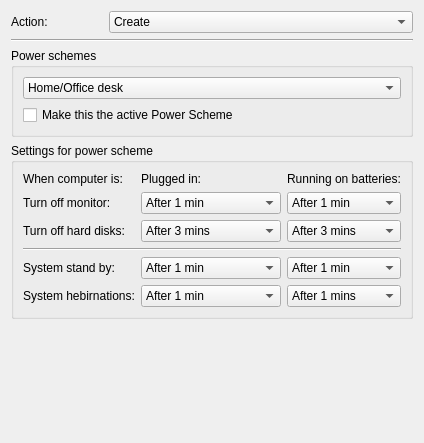
<?xml version="1.0" encoding="UTF-8"?>
<ui version="4.0">
 <class>PowerSchemeWidget</class>
 <widget class="QWidget" name="PowerSchemeWidget">
  <property name="geometry">
   <rect>
    <x>0</x>
    <y>0</y>
    <width>424</width>
    <height>443</height>
   </rect>
  </property>
  <property name="windowTitle">
   <string>Form</string>
  </property>
  <layout class="QGridLayout" name="gridLayout_3">
   <item row="3" column="0">
    <widget class="QGroupBox" name="settingGroupBox">
     <property name="title">
      <string>Settings for power scheme</string>
     </property>
     <layout class="QGridLayout" name="gridLayout">
      <item row="0" column="0">
       <widget class="QLabel" name="computerLabel">
        <property name="text">
         <string>When computer is:</string>
        </property>
       </widget>
      </item>
      <item row="0" column="1">
       <widget class="QLabel" name="dcPowerLabel">
        <property name="text">
         <string>Plugged in:</string>
        </property>
       </widget>
      </item>
      <item row="1" column="0">
       <widget class="QLabel" name="monitorLabel">
        <property name="text">
         <string>Turn off monitor:</string>
        </property>
        <property name="buddy">
         <cstring>monitorDcComboBox</cstring>
        </property>
       </widget>
      </item>
      <item row="1" column="1" colspan="2">
       <widget class="QComboBox" name="monitorDcComboBox">
        <item>
         <property name="text">
          <string>After 1 min</string>
         </property>
        </item>
        <item>
         <property name="text">
          <string>After 3 mins</string>
         </property>
        </item>
        <item>
         <property name="text">
          <string>After 5 mins</string>
         </property>
        </item>
        <item>
         <property name="text">
          <string>After 10 mins</string>
         </property>
        </item>
        <item>
         <property name="text">
          <string>After 15 mins</string>
         </property>
        </item>
        <item>
         <property name="text">
          <string>After 20 mins</string>
         </property>
        </item>
        <item>
         <property name="text">
          <string>After 25 mins</string>
         </property>
        </item>
        <item>
         <property name="text">
          <string>After 30 mins</string>
         </property>
        </item>
        <item>
         <property name="text">
          <string>After 45 mins</string>
         </property>
        </item>
        <item>
         <property name="text">
          <string>After 1 hour</string>
         </property>
        </item>
        <item>
         <property name="text">
          <string>After 2 hours</string>
         </property>
        </item>
        <item>
         <property name="text">
          <string>After 3 hours</string>
         </property>
        </item>
        <item>
         <property name="text">
          <string>After 4 hours</string>
         </property>
        </item>
        <item>
         <property name="text">
          <string>After 5 hours</string>
         </property>
        </item>
        <item>
         <property name="text">
          <string>Never</string>
         </property>
        </item>
       </widget>
      </item>
      <item row="1" column="3">
       <widget class="QComboBox" name="monitorAcComboBox">
        <item>
         <property name="text">
          <string>After 1 min</string>
         </property>
        </item>
        <item>
         <property name="text">
          <string>After 3 mins</string>
         </property>
        </item>
        <item>
         <property name="text">
          <string>After 5 mins</string>
         </property>
        </item>
        <item>
         <property name="text">
          <string>After 10 mins</string>
         </property>
        </item>
        <item>
         <property name="text">
          <string>After 15 mins</string>
         </property>
        </item>
        <item>
         <property name="text">
          <string>After 20 mins</string>
         </property>
        </item>
        <item>
         <property name="text">
          <string>After 25 mins</string>
         </property>
        </item>
        <item>
         <property name="text">
          <string>After 30 mins</string>
         </property>
        </item>
        <item>
         <property name="text">
          <string>After 45 mins</string>
         </property>
        </item>
        <item>
         <property name="text">
          <string>After 1 hour</string>
         </property>
        </item>
        <item>
         <property name="text">
          <string>After 2 hours</string>
         </property>
        </item>
        <item>
         <property name="text">
          <string>After 3 hours</string>
         </property>
        </item>
        <item>
         <property name="text">
          <string>After 4 hours</string>
         </property>
        </item>
        <item>
         <property name="text">
          <string>After 5 hours</string>
         </property>
        </item>
        <item>
         <property name="text">
          <string>Never</string>
         </property>
        </item>
       </widget>
      </item>
      <item row="2" column="0">
       <widget class="QLabel" name="hardDiskLabel">
        <property name="text">
         <string>Turn off hard disks:</string>
        </property>
        <property name="buddy">
         <cstring>hardDiskDcComboBox</cstring>
        </property>
       </widget>
      </item>
      <item row="2" column="1" colspan="2">
       <widget class="QComboBox" name="hardDiskDcComboBox">
        <item>
         <property name="text">
          <string>After 3 mins</string>
         </property>
        </item>
        <item>
         <property name="text">
          <string>After 5 mins</string>
         </property>
        </item>
        <item>
         <property name="text">
          <string>After 10 mins</string>
         </property>
        </item>
        <item>
         <property name="text">
          <string>After 15 mins</string>
         </property>
        </item>
        <item>
         <property name="text">
          <string>After 20 mins</string>
         </property>
        </item>
        <item>
         <property name="text">
          <string>After 25 mins</string>
         </property>
        </item>
        <item>
         <property name="text">
          <string>After 30 mins</string>
         </property>
        </item>
        <item>
         <property name="text">
          <string>After 45 mins</string>
         </property>
        </item>
        <item>
         <property name="text">
          <string>After 1 hour</string>
         </property>
        </item>
        <item>
         <property name="text">
          <string>After 2 hours</string>
         </property>
        </item>
        <item>
         <property name="text">
          <string>After 3 hours</string>
         </property>
        </item>
        <item>
         <property name="text">
          <string>After 4 hours</string>
         </property>
        </item>
        <item>
         <property name="text">
          <string>After 5 hours</string>
         </property>
        </item>
        <item>
         <property name="text">
          <string>Never</string>
         </property>
        </item>
       </widget>
      </item>
      <item row="2" column="3">
       <widget class="QComboBox" name="hardDiskAcComboBox">
        <item>
         <property name="text">
          <string>After 3 mins</string>
         </property>
        </item>
        <item>
         <property name="text">
          <string>After 5 mins</string>
         </property>
        </item>
        <item>
         <property name="text">
          <string>After 10 mins</string>
         </property>
        </item>
        <item>
         <property name="text">
          <string>After 15 mins</string>
         </property>
        </item>
        <item>
         <property name="text">
          <string>After 20 mins</string>
         </property>
        </item>
        <item>
         <property name="text">
          <string>After 25 mins</string>
         </property>
        </item>
        <item>
         <property name="text">
          <string>After 30 mins</string>
         </property>
        </item>
        <item>
         <property name="text">
          <string>After 45 mins</string>
         </property>
        </item>
        <item>
         <property name="text">
          <string>After 1 hours</string>
         </property>
        </item>
        <item>
         <property name="text">
          <string>After 2 hours</string>
         </property>
        </item>
        <item>
         <property name="text">
          <string>After 3 hours</string>
         </property>
        </item>
        <item>
         <property name="text">
          <string>After 4 hours</string>
         </property>
        </item>
        <item>
         <property name="text">
          <string>After 5 hours</string>
         </property>
        </item>
        <item>
         <property name="text">
          <string>Never</string>
         </property>
        </item>
       </widget>
      </item>
      <item row="3" column="0" colspan="4">
       <widget class="Line" name="schemeSettingsLine">
        <property name="orientation">
         <enum>Qt::Horizontal</enum>
        </property>
       </widget>
      </item>
      <item row="4" column="0">
       <widget class="QLabel" name="standbyLabel">
        <property name="text">
         <string>System stand by:</string>
        </property>
        <property name="buddy">
         <cstring>standbyDcComboBox</cstring>
        </property>
       </widget>
      </item>
      <item row="4" column="1" colspan="2">
       <widget class="QComboBox" name="standbyDcComboBox">
        <item>
         <property name="text">
          <string>After 1 min</string>
         </property>
        </item>
        <item>
         <property name="text">
          <string>After 3 mins</string>
         </property>
        </item>
        <item>
         <property name="text">
          <string>After 5 mins</string>
         </property>
        </item>
        <item>
         <property name="text">
          <string>After 10 mins</string>
         </property>
        </item>
        <item>
         <property name="text">
          <string>After 15 mins</string>
         </property>
        </item>
        <item>
         <property name="text">
          <string>After 20 mins</string>
         </property>
        </item>
        <item>
         <property name="text">
          <string>After 25 mins</string>
         </property>
        </item>
        <item>
         <property name="text">
          <string>After 30 mins</string>
         </property>
        </item>
        <item>
         <property name="text">
          <string>After 45 mins</string>
         </property>
        </item>
        <item>
         <property name="text">
          <string>After 1 hour</string>
         </property>
        </item>
        <item>
         <property name="text">
          <string>After 2 hours</string>
         </property>
        </item>
        <item>
         <property name="text">
          <string>After 3 hours</string>
         </property>
        </item>
        <item>
         <property name="text">
          <string>After 4 hours</string>
         </property>
        </item>
        <item>
         <property name="text">
          <string>After 5 hours</string>
         </property>
        </item>
        <item>
         <property name="text">
          <string>Never</string>
         </property>
        </item>
       </widget>
      </item>
      <item row="4" column="3">
       <widget class="QComboBox" name="standbyAcComboBox">
        <item>
         <property name="text">
          <string>After 1 min</string>
         </property>
        </item>
        <item>
         <property name="text">
          <string>After 3 mins</string>
         </property>
        </item>
        <item>
         <property name="text">
          <string>After 5 mins</string>
         </property>
        </item>
        <item>
         <property name="text">
          <string>After 10 mins</string>
         </property>
        </item>
        <item>
         <property name="text">
          <string>After 15 mins</string>
         </property>
        </item>
        <item>
         <property name="text">
          <string>After 20 mins</string>
         </property>
        </item>
        <item>
         <property name="text">
          <string>After 25 mins</string>
         </property>
        </item>
        <item>
         <property name="text">
          <string>After 30 mins</string>
         </property>
        </item>
        <item>
         <property name="text">
          <string>After 45 mins</string>
         </property>
        </item>
        <item>
         <property name="text">
          <string>After 1 hour</string>
         </property>
        </item>
        <item>
         <property name="text">
          <string>After 2 hours</string>
         </property>
        </item>
        <item>
         <property name="text">
          <string>After 3 hours</string>
         </property>
        </item>
        <item>
         <property name="text">
          <string>After 4 hours</string>
         </property>
        </item>
        <item>
         <property name="text">
          <string>After 5 hours</string>
         </property>
        </item>
        <item>
         <property name="text">
          <string>Never</string>
         </property>
        </item>
       </widget>
      </item>
      <item row="5" column="0">
       <widget class="QLabel" name="hibernateLabel">
        <property name="text">
         <string>System hebirnations:</string>
        </property>
        <property name="buddy">
         <cstring>hibernateDcComboBox</cstring>
        </property>
       </widget>
      </item>
      <item row="5" column="1" colspan="2">
       <widget class="QComboBox" name="hibernateDcComboBox">
        <item>
         <property name="text">
          <string>After 1 min</string>
         </property>
        </item>
        <item>
         <property name="text">
          <string>After 3 mins</string>
         </property>
        </item>
        <item>
         <property name="text">
          <string>After 5 mins</string>
         </property>
        </item>
        <item>
         <property name="text">
          <string>After 10 mins</string>
         </property>
        </item>
        <item>
         <property name="text">
          <string>After 15 mins</string>
         </property>
        </item>
        <item>
         <property name="text">
          <string>After 20 mins</string>
         </property>
        </item>
        <item>
         <property name="text">
          <string>After 25 mins</string>
         </property>
        </item>
        <item>
         <property name="text">
          <string>After 30 mins</string>
         </property>
        </item>
        <item>
         <property name="text">
          <string>After 45 mins</string>
         </property>
        </item>
        <item>
         <property name="text">
          <string>After 1 hour</string>
         </property>
        </item>
        <item>
         <property name="text">
          <string>After 2 hours</string>
         </property>
        </item>
        <item>
         <property name="text">
          <string>After 3 hours</string>
         </property>
        </item>
        <item>
         <property name="text">
          <string>After 4 hours</string>
         </property>
        </item>
        <item>
         <property name="text">
          <string>After 5 hours</string>
         </property>
        </item>
        <item>
         <property name="text">
          <string>Never</string>
         </property>
        </item>
       </widget>
      </item>
      <item row="5" column="3">
       <widget class="QComboBox" name="hibernateAcComboBox">
        <item>
         <property name="text">
          <string>After 1 mins</string>
         </property>
        </item>
        <item>
         <property name="text">
          <string>After 3 mins</string>
         </property>
        </item>
        <item>
         <property name="text">
          <string>After 5 mins</string>
         </property>
        </item>
        <item>
         <property name="text">
          <string>After 10 mins</string>
         </property>
        </item>
        <item>
         <property name="text">
          <string>After 15 mins</string>
         </property>
        </item>
        <item>
         <property name="text">
          <string>After 20 mins</string>
         </property>
        </item>
        <item>
         <property name="text">
          <string>After 25 mins</string>
         </property>
        </item>
        <item>
         <property name="text">
          <string>After 30 mins</string>
         </property>
        </item>
        <item>
         <property name="text">
          <string>After 45 mins</string>
         </property>
        </item>
        <item>
         <property name="text">
          <string>After 1 hour</string>
         </property>
        </item>
        <item>
         <property name="text">
          <string>After 2 hours</string>
         </property>
        </item>
        <item>
         <property name="text">
          <string>After 3 hours</string>
         </property>
        </item>
        <item>
         <property name="text">
          <string>After 4 hours</string>
         </property>
        </item>
        <item>
         <property name="text">
          <string>After 5 hours</string>
         </property>
        </item>
        <item>
         <property name="text">
          <string>Never</string>
         </property>
        </item>
       </widget>
      </item>
      <item row="0" column="3">
       <widget class="QLabel" name="acPowerLabel">
        <property name="text">
         <string>Running on batteries:</string>
        </property>
        <property name="wordWrap">
         <bool>true</bool>
        </property>
       </widget>
      </item>
     </layout>
    </widget>
   </item>
   <item row="1" column="0">
    <widget class="Line" name="line">
     <property name="font">
      <font>
       <family>Sans Serif</family>
       <pointsize>9</pointsize>
      </font>
     </property>
     <property name="orientation">
      <enum>Qt::Horizontal</enum>
     </property>
    </widget>
   </item>
   <item row="4" column="0">
    <spacer name="verticalSpacer">
     <property name="orientation">
      <enum>Qt::Vertical</enum>
     </property>
     <property name="sizeType">
      <enum>QSizePolicy::Expanding</enum>
     </property>
     <property name="sizeHint" stdset="0">
      <size>
       <width>20</width>
       <height>10</height>
      </size>
     </property>
    </spacer>
   </item>
   <item row="2" column="0">
    <widget class="QGroupBox" name="powerGroupBox">
     <property name="title">
      <string>Power schemes</string>
     </property>
     <layout class="QGridLayout" name="gridLayout_4">
      <item row="1" column="0">
       <widget class="QCheckBox" name="defaultCheckBox">
        <property name="text">
         <string>Make this the active Power Scheme</string>
        </property>
       </widget>
      </item>
      <item row="0" column="0">
       <widget class="QComboBox" name="nameComboBox">
        <property name="currentIndex">
         <number>0</number>
        </property>
        <item>
         <property name="text">
          <string>Home/Office desk</string>
         </property>
        </item>
        <item>
         <property name="text">
          <string>Portable/Laptop</string>
         </property>
        </item>
        <item>
         <property name="text">
          <string>Presentation</string>
         </property>
        </item>
        <item>
         <property name="text">
          <string>Always ON</string>
         </property>
        </item>
        <item>
         <property name="text">
          <string>Minimal Power Management</string>
         </property>
        </item>
        <item>
         <property name="text">
          <string>Max Battery</string>
         </property>
        </item>
       </widget>
      </item>
     </layout>
    </widget>
   </item>
   <item row="0" column="0">
    <layout class="QHBoxLayout" name="horizontalLayout_4">
     <item>
      <widget class="QLabel" name="actionLabel">
       <property name="sizePolicy">
        <sizepolicy hsizetype="Fixed" vsizetype="Preferred">
         <horstretch>0</horstretch>
         <verstretch>0</verstretch>
        </sizepolicy>
       </property>
       <property name="minimumSize">
        <size>
         <width>92</width>
         <height>0</height>
        </size>
       </property>
       <property name="maximumSize">
        <size>
         <width>92</width>
         <height>16777215</height>
        </size>
       </property>
       <property name="text">
        <string>Action:</string>
       </property>
       <property name="buddy">
        <cstring>actionComboBox</cstring>
       </property>
      </widget>
     </item>
     <item>
      <widget class="QComboBox" name="actionComboBox">
       <property name="currentText">
        <string>Create</string>
       </property>
       <item>
        <property name="text">
         <string>Create</string>
        </property>
       </item>
       <item>
        <property name="text">
         <string>Replace</string>
        </property>
       </item>
       <item>
        <property name="text">
         <string>Update</string>
        </property>
       </item>
       <item>
        <property name="text">
         <string>Delete</string>
        </property>
       </item>
      </widget>
     </item>
    </layout>
   </item>
  </layout>
 </widget>
 <tabstops>
  <tabstop>actionComboBox</tabstop>
  <tabstop>nameComboBox</tabstop>
  <tabstop>defaultCheckBox</tabstop>
  <tabstop>monitorDcComboBox</tabstop>
  <tabstop>monitorAcComboBox</tabstop>
  <tabstop>hardDiskDcComboBox</tabstop>
  <tabstop>hardDiskAcComboBox</tabstop>
  <tabstop>standbyDcComboBox</tabstop>
  <tabstop>standbyAcComboBox</tabstop>
  <tabstop>hibernateDcComboBox</tabstop>
  <tabstop>hibernateAcComboBox</tabstop>
 </tabstops>
 <resources/>
 <connections/>
</ui>
